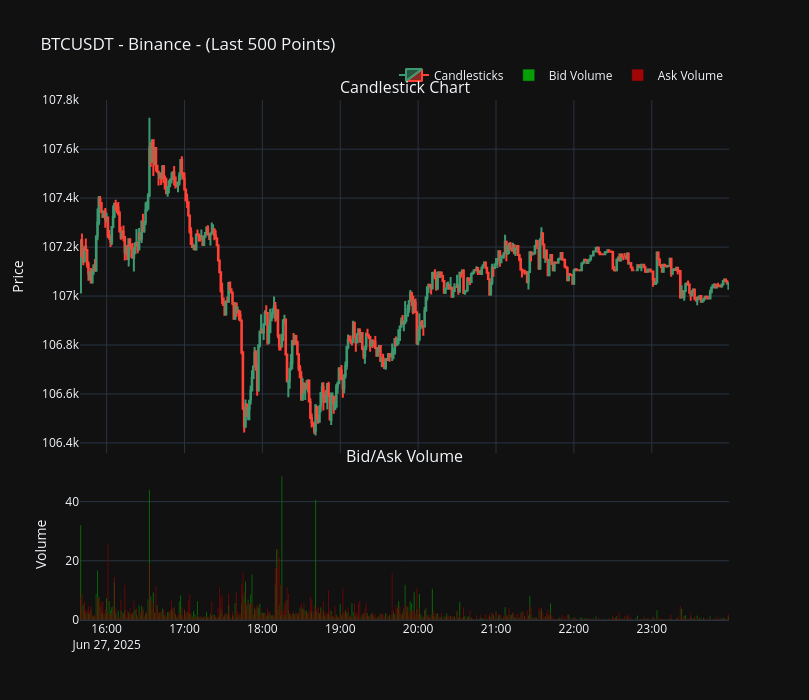

The notebook cell this image was saved under:
### Markdown cell above
### Visualization

### Code cell
from plotly.subplots import make_subplots
import plotly.graph_objects as go

size = 500
df = Fetcher.raw_data.copy()[-size:]

fig = make_subplots(
    rows=2, cols=1,
    shared_xaxes=True,
    vertical_spacing=0.03,
    row_heights=[0.7, 0.3],
    subplot_titles=("Candlestick Chart", "Bid/Ask Volume")
)

# Candlestick on row 1
fig.add_trace(go.Candlestick(
    x=df['time'],
    open=df['open'],
    high=df['high'],
    low=df['low'],
    close=df['close'],
    name="Candlesticks"
), row=1, col=1)

# Bid volume (row 2, green)
fig.add_trace(go.Bar(
    x=df['time'],
    y=df['bid_size'],
    name="Bid Volume",
    marker_color='lime',
    opacity=0.6
), row=2, col=1)

# Ask volume (row 2, red)
fig.add_trace(go.Bar(
    x=df['time'],
    y=df['ask_size'],
    name="Ask Volume",
    marker_color='red',
    opacity=0.6
), row=2, col=1)

# Remove range slider and update layout
fig.update_layout(
    title=f"{symbol} - Binance - (Last {size} Points)",
    xaxis=dict(
        rangeslider=dict(visible=False)  # No interval bar at the bottom
    ),
    yaxis_title="Price",
    yaxis2_title="Volume",
    template="plotly_dark",
    height=700,
    width=int(500 * 1.618),
    barmode='overlay',  # Overlay bid/ask bars
    legend=dict(orientation='h', yanchor='bottom', y=1.02, xanchor='right', x=1)
)

fig.show()

### Figure 1 — Plotly figure (JSON) as saved in the notebook; plotly's stock layout.template omitted (floating-point values rounded to 4 significant figures; data arrays with more than 128 entries replaced by an {"elided": "..."} marker saying what was removed)
{"data": [{"close": {"elided": "500 float values"}, "high": {"elided": "500 float values"}, "low": {"elided": "500 float values"}, "name": "Candlesticks", "open": {"elided": "500 float values"}, "x": {"elided": "500 str values"}, "type": "candlestick", "xaxis": "x", "yaxis": "y"}, {"marker": {"color": "lime"}, "name": "Bid Volume", "opacity": 0.6, "x": {"elided": "500 str values"}, "y": {"elided": "500 float values"}, "type": "bar", "xaxis": "x2", "yaxis": "y2"}, {"marker": {"color": "red"}, "name": "Ask Volume", "opacity": 0.6, "x": {"elided": "500 str values"}, "y": {"elided": "500 float values"}, "type": "bar", "xaxis": "x2", "yaxis": "y2"}], "layout": {"xaxis": {"anchor": "y", "domain": [0.0, 1.0], "matches": "x2", "showticklabels": false, "rangeslider": {"visible": false}}, "yaxis": {"anchor": "x", "domain": [0.321, 1.0], "title": {"text": "Price"}}, "xaxis2": {"anchor": "y2", "domain": [0.0, 1.0]}, "yaxis2": {"anchor": "x2", "domain": [0.0, 0.291], "title": {"text": "Volume"}}, "annotations": [{"font": {"size": 16}, "showarrow": false, "text": "Candlestick Chart", "x": 0.5, "xanchor": "center", "xref": "paper", "y": 1.0, "yanchor": "bottom", "yref": "paper"}, {"font": {"size": 16}, "showarrow": false, "text": "Bid/Ask Volume", "x": 0.5, "xanchor": "center", "xref": "paper", "y": 0.291, "yanchor": "bottom", "yref": "paper"}], "legend": {"orientation": "h", "yanchor": "bottom", "y": 1.02, "xanchor": "right", "x": 1}, "title": {"text": "BTCUSDT - Binance - (Last 500 Points)"}, "height": 700, "width": 809, "barmode": "overlay"}}
